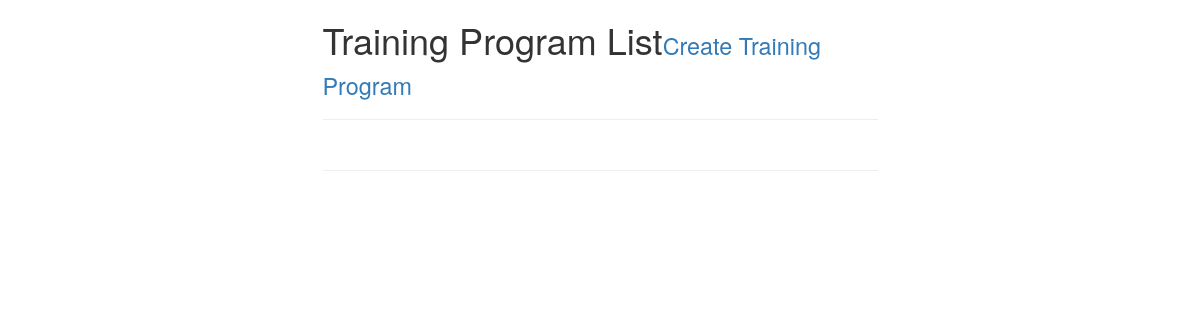
The page /HRIT/trainingprograms/ on the database as committed earlier.
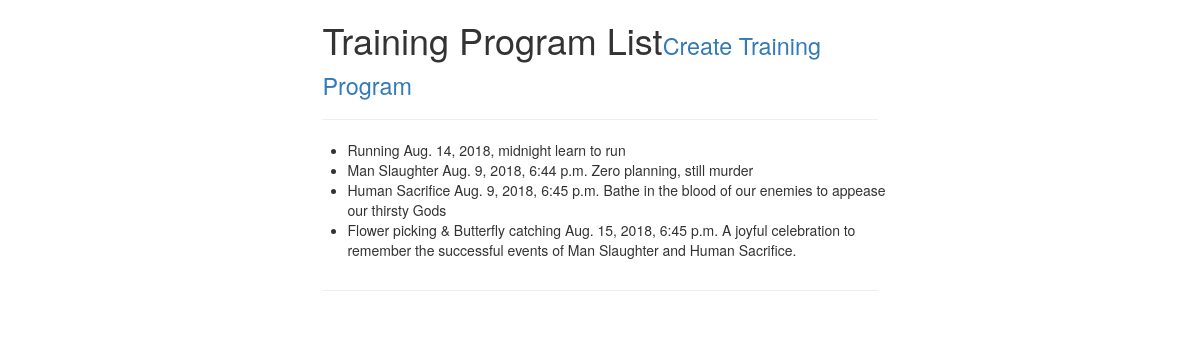
The same page on the database as committed later.
### HRIT/models/trainingprograms.py (models this page shows)
class Training_Program(models.Model):
	startDate = models.DateTimeField(auto_now=False, auto_now_add=False)
	endDate = models.DateTimeField(auto_now=False, auto_now_add=False)
	maxAttendees = models.IntegerField(null=True, blank=True)
	name = models.CharField(max_length = 50)
	description = models.CharField(max_length = 100)
	def __str__(self):
		return f'{self.name}'
	class Meta:
		db_table = "training_programs"

### HRIT/views/training_programs.py (the view)
# urls.py: path('trainingprograms/', Training_Program_List_View.as_view(), name='trainingprograms')
class Training_Program_List_View(TemplateView):
	template_name = 'HRIT/trainingprogram_list.html'
	def training_list(self):
		training_programs = Training_Program.objects.all()
		print(training_programs)
		return training_programs

### HRIT/templates/HRIT/trainingprogram_list.html
{% extends 'HRIT/base.html' %}
{% block content %}
	<h1>Training Program List<small><a href="">Create Training Program</a></small></h1>
	<hr>
	<div class="row">
		<ul>
			{% for training_programs in view.training_list %}
			<li>{{ training_programs.name}} {{training_programs.startDate}} {{training_programs.description}}</li>
			{% endfor %}
        </ul>
	</div>
	<hr>
{% endblock content %}

### HRIT/templates/HRIT/base.html (shortened to what this page needs)
<!DOCTYPE html>
<html>
<head>
	<link rel="stylesheet" href="https://maxcdn.bootstrapcdn.com/bootstrap/3.3.7/css/bootstrap.min.css">
</head>
<body>
	<div class="container">
		<div class="row">
			<div class="col-sm-6 col-sm-offset-3">
				{% block content %}
				{% endblock content %}
			</div>
		</div>
	</div>
</body>
</html>

Rows that differ between the two databases and show on the page:
added Training_Program: name "Running", startDate "Aug. 14, 2018, midnight", description "learn to run"
added Training_Program: name "Man Slaughter", startDate "Aug. 9, 2018, 6:44 p.m.", description "Zero planning, still murder"
added Training_Program: name "Human Sacrifice", startDate "Aug. 9, 2018, 6:45 p.m.", description "Bathe in the blood of our enemies to appease our thirsty Gods"
added Training_Program: name "Flower picking & Butterfly catching", startDate "Aug. 15, 2018, 6:45 p.m.", description "A joyful celebration to remember the successful events of Man Slaughter and Human Sacrifice."
